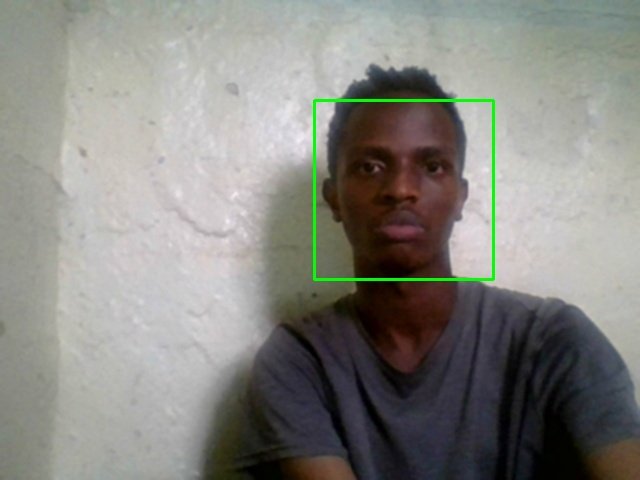
#> input picture img/S13_04329_21.jpg, 640 x 480 px; its folder holds only this picture in this run
$ python -i utils.py   (imports and definitions only)
#> lines starting #> are read from the running program, lines starting #| are printed output that depends on the picture
import cv2
import numpy as np
import os
from PIL import Image, ImageEnhance, ImageOps

def enhance_image(image_path, enhancement_strength=1.5):

#> called with image_path = '../img/S13_04329_21.jpg', enhancement_strength = 1.5
    try:
        # Skip if already enhanced
        if "_enhanced" in image_path:
            print(f"⚠️ Skipping enhancement (already enhanced): {image_path}")
            return image_path

        if not os.path.exists(image_path):
            print(f"⚠️ Image not found: {image_path}")
            return None

        # Determine output path
        base_name, extension = os.path.splitext(image_path)
        enhanced_path = f"{base_name}_enhanced{extension}"

        # Check if enhanced version already exists
        if os.path.exists(enhanced_path):
            print(f"⚠️ Enhanced version already exists: {enhanced_path}")
            return enhanced_path

        # Read image with OpenCV for analysis
        cv_image = cv2.imread(image_path)
#> cv_image is the input picture: shape (480, 640, 3); mean B, G, R 129.3, 134.7, 135
        if cv_image is None:
            print(f"⚠️ Failed to read image: {image_path}")
            return None

        # Convert to grayscale for analysis
        gray = cv2.cvtColor(cv_image, cv2.COLOR_BGR2GRAY)
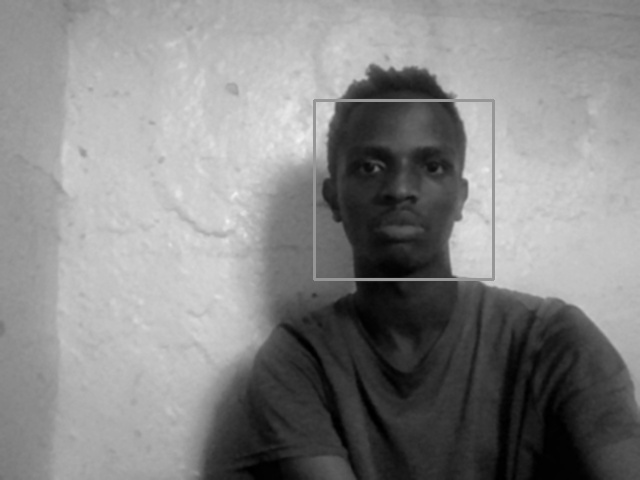
#> gray: shape (480, 640); min 0, max 243, mean 134.2

        # Get image statistics
        brightness = np.mean(gray)
#> brightness = 134.2
        contrast = np.std(gray)
#> contrast = 65.92

        # Open with PIL for enhancements
        pil_image = Image.open(image_path)

        # Apply EXIF orientation correction
        pil_image = ImageOps.exif_transpose(pil_image)

        # Brightness adjustment (normalize to medium brightness range)
        target_brightness = 130  # Target middle brightness
        brightness_factor = min(max(target_brightness / (brightness + 1e-5), 0.7), 1.8)
#> brightness_factor = 0.969

        # Contrast adjustment
        target_contrast = 65  # Target standard deviation
        contrast_factor = min(max(target_contrast / (contrast + 1e-5), 0.8), 1.7)
#> contrast_factor = 0.986

        # Apply PIL enhancements
        # Brightness
        enhancer = ImageEnhance.Brightness(pil_image)
        pil_image = enhancer.enhance(brightness_factor)

        # Contrast
        enhancer = ImageEnhance.Contrast(pil_image)
        pil_image = enhancer.enhance(contrast_factor)

        # Sharpness
        enhancer = ImageEnhance.Sharpness(pil_image)
        pil_image = enhancer.enhance(enhancement_strength)

        # Color balance adjustment
        enhancer = ImageEnhance.Color(pil_image)
        pil_image = enhancer.enhance(1.2)

        # Save enhanced image
        pil_image.save(enhanced_path)


        print(f"✅ Enhanced image saved to {enhanced_path}")
        return enhanced_path

    except Exception as e:
        print(f"❌ Error enhancing image: {e}")
        return None

def apply_global_stylesheet(app, qss_file="MaterialDark.qss"):
    """Apply the QSS stylesheet globally to all windows."""
    try:
        if os.path.exists(qss_file):
            with open(qss_file, "r") as file:
                app.setStyleSheet(file.read())
            print(f"🎨 Applied global stylesheet: {qss_file}")
        else:
            print(f"⚠️ Stylesheet not found: {qss_file}")
    except Exception as e:
        print(f"❌ Error applying stylesheet: {e}")

>>> result = enhance_image('../img/S13_04329_21.jpg')
